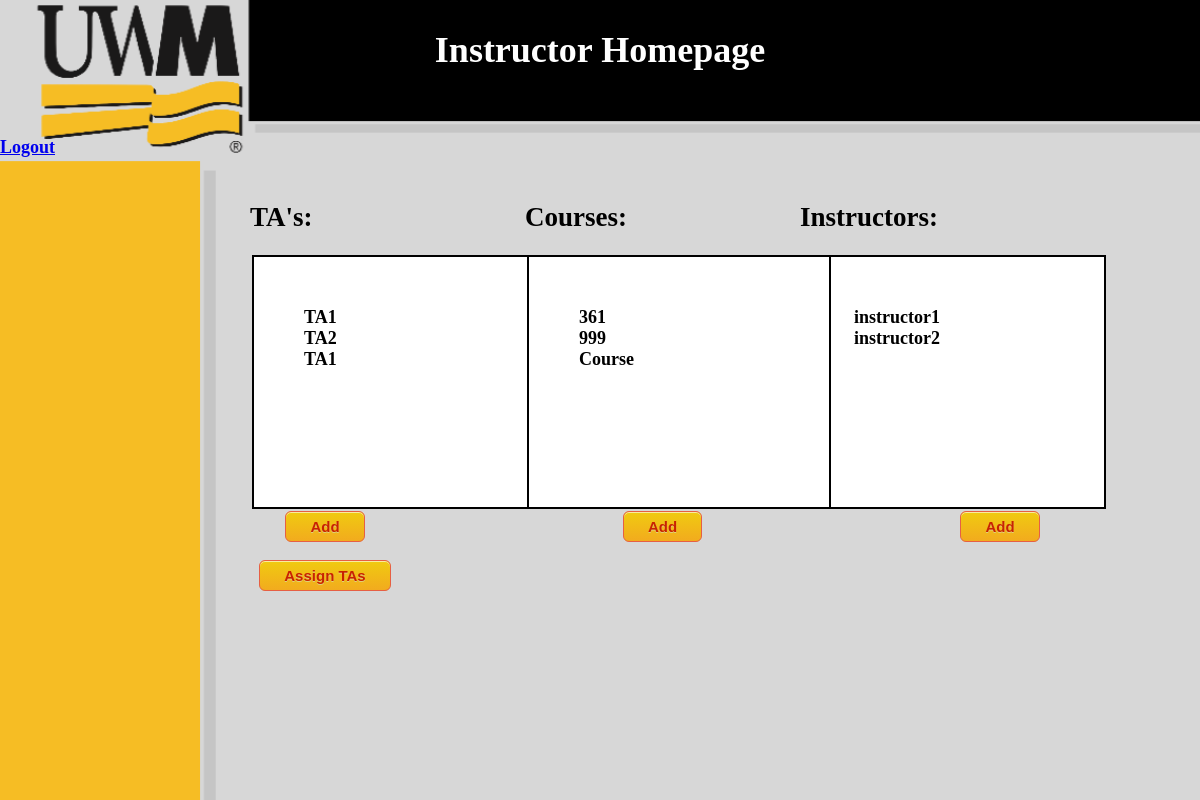
Before: /instructor_home/ (signed in) with the older database file.
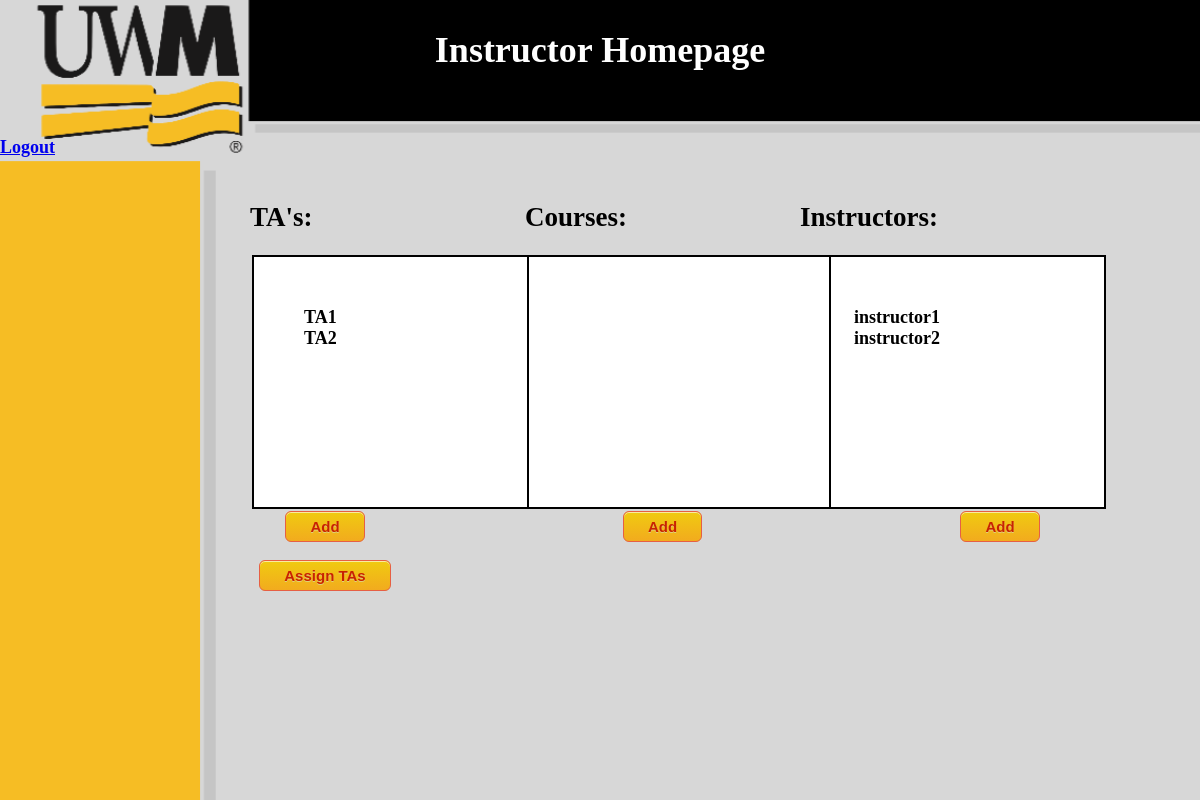
After: the same page with the newer database file.
### TAApp/models.py (models this page shows, shortened)
class TA(models.Model):
    name = models.CharField(max_length=20, null=True)
    project_manager = models.ForeignKey(Instructor, on_delete=models.CASCADE, null=True)
    role = "TA"
    def __str__(self):
        return self.name

class Course(models.Model):
    name = models.CharField(max_length=20, null=True)
    description = models.CharField(max_length=50, null=True)
    project_manager = models.ForeignKey(Administrator, on_delete=models.CASCADE, null=True, blank=True, default="")
    instructor = models.ForeignKey(Instructor, on_delete=models.CASCADE, default="")
    instructorTA = models.ForeignKey(TA, on_delete=models.CASCADE, default="")

class Instructor(models.Model):
    name = models.CharField(max_length=20, null=True)
    project_manager = models.ForeignKey(Administrator, on_delete=models.CASCADE, null=True)
    role = "Instructor"
    def __str__(self):
        return self.name

### TAApp/views.py (the view)
# urls.py: path('instructor_home/', Instructor_home.as_view(), name='instructor_home'),
class Instructor_home(View):
    def get(self, request, ):
        loggedIn = request.session.get("name")
        if MyUser.objects.filter(name=loggedIn).exists():
            user = MyUser.objects.get(name=loggedIn)
        if valid(user.role, "Instructor"):
            TAList = list(map(str, TA.objects.all()))
            InstructorList = list(map(str, Instructor.objects.all()))
            teacher = Instructor.objects.get(name=request.session.get("name", False))
            CourseList = list(Course.objects.filter(instructor=teacher))
            return render(request, "instructor_home.html",
                          {"TAs": TAList, "instructors": InstructorList, "courses": CourseList, "teacher": teacher})
        else:
            return render(request, "login.html", {"message": "unauthorized access"})

### TAApp/views.py (called while the page is built)
def valid(user_role, expected):
    if user_role == expected:
        return True
    else:
        return False

### templates/instructor_home.html (shortened to what this page needs)
{% load static %}
<link rel="stylesheet" type="text/css" href="{% static '/css/style.css' %}"/>
<!DOCTYPE html>
<html lang="en">
<head>
</head>
<body>
<div class="bg">
    <div class="HeaderHome"></div>
<h1 class="home">Instructor Homepage</h1>
<br/>
<br/>
<a href="/login/">Logout</a>
    <br/>
    <br/>
  <div class="column_left">
      <div class="Left">
      <div class="left">
      <h2>TA's:</h2>
      <form action="/instructor_home/"  id = "TAs" method="post">
      <div id="TAList">
    {% for i in TAs %}
    {{ i }}<br/>
    {% endfor %}
      </div>
</form>
        <form action ="/TAs/">
          <input type="submit" value="Add">
        </form>
          <form action ="/assign_TAs/">
              <input type="submit" value="Assign TAs">
          </form>
  </div>
  </div>
  </div>
  <div class="column_center">
        <div class="Left">
            <h2>Courses:</h2>
      <form action="/instructor_home/"  id = "Courses" method="post">
      <div id="CourseList">
      <div id="teacher">
    {% for i in courses %}
        {{ i.name }}<br/>
    {% endfor %}
      </div>
      </div>
</form>
        <form action ="/courses/">
          <input type="submit" value="Add">
        </form>
  </div>
  </div>
  <div class="column_right">
            <h2>Instructors:</h2>
      <form action="/instructor_home/"  id = "Instructors" method="post">
      <div id="InstructorList">
    {% for i in instructors %}
    {{ i }}<br/>
    {% endfor %}
      </div>
</form>
              <form action ="/instructors/">
          <input type="submit" value="Add">
        </form>
</div>
</div>
</body>
</html>

Changed rows visible on the page:
removed TA: TAs "TA1"
removed Course: name "361"
removed Course: name "999"
removed Course: name "Course"
